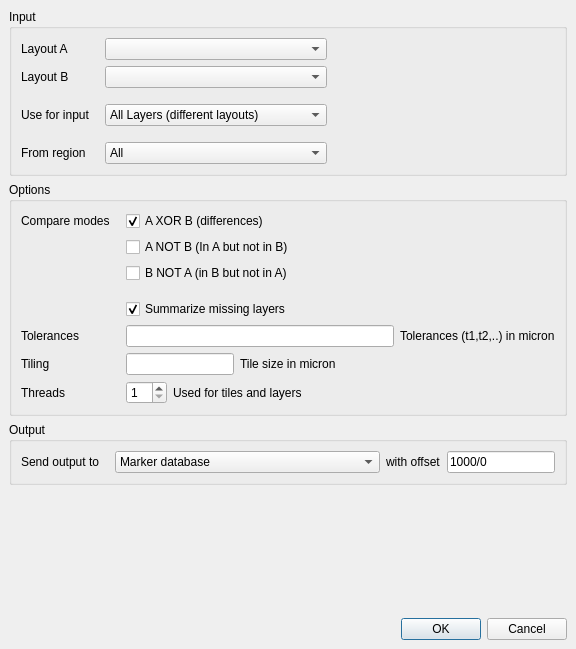
<ui version="4.0" >
 <class>XORToolDialog</class>
 <widget class="QDialog" name="XORToolDialog" >
  <property name="geometry" >
   <rect>
    <x>0</x>
    <y>0</y>
    <width>576</width>
    <height>649</height>
   </rect>
  </property>
  <property name="windowTitle" >
   <string>XOR Tool</string>
  </property>
  <layout class="QVBoxLayout" >
   <property name="margin" >
    <number>9</number>
   </property>
   <property name="spacing" >
    <number>6</number>
   </property>
   <item>
    <widget class="QGroupBox" name="groupBox" >
     <property name="title" >
      <string>Input</string>
     </property>
     <layout class="QGridLayout" >
      <property name="margin" >
       <number>9</number>
      </property>
      <property name="spacing" >
       <number>6</number>
      </property>
      <item row="5" column="0" >
       <widget class="QLabel" name="label_12" >
        <property name="text" >
         <string>From region</string>
        </property>
       </widget>
      </item>
      <item row="0" column="0" >
       <widget class="QLabel" name="label" >
        <property name="text" >
         <string>Layout A</string>
        </property>
       </widget>
      </item>
      <item row="3" column="0" >
       <widget class="QLabel" name="label_8" >
        <property name="text" >
         <string>Use for input   </string>
        </property>
       </widget>
      </item>
      <item row="1" column="0" >
       <widget class="QLabel" name="label_2" >
        <property name="text" >
         <string>Layout B</string>
        </property>
       </widget>
      </item>
      <item row="3" column="1" >
       <widget class="QComboBox" name="input_layers_cbx" >
        <property name="sizePolicy" >
         <sizepolicy>
          <hsizetype>5</hsizetype>
          <vsizetype>0</vsizetype>
          <horstretch>1</horstretch>
          <verstretch>0</verstretch>
         </sizepolicy>
        </property>
        <item>
         <property name="text" >
          <string>All Layers (different layouts)</string>
         </property>
        </item>
        <item>
         <property name="text" >
          <string>Visible layers (different layouts)</string>
         </property>
        </item>
       </widget>
      </item>
      <item row="2" column="1" >
       <spacer>
        <property name="orientation" >
         <enum>Qt::Vertical</enum>
        </property>
        <property name="sizeType" >
         <enum>QSizePolicy::Fixed</enum>
        </property>
        <property name="sizeHint" >
         <size>
          <width>0</width>
          <height>10</height>
         </size>
        </property>
       </spacer>
      </item>
      <item row="5" column="1" >
       <widget class="QComboBox" name="region_cbx" >
        <property name="sizePolicy" >
         <sizepolicy>
          <hsizetype>5</hsizetype>
          <vsizetype>0</vsizetype>
          <horstretch>0</horstretch>
          <verstretch>0</verstretch>
         </sizepolicy>
        </property>
        <item>
         <property name="text" >
          <string>All</string>
         </property>
        </item>
        <item>
         <property name="text" >
          <string>Visible region</string>
         </property>
        </item>
        <item>
         <property name="text" >
          <string>Clipped to ruler</string>
         </property>
        </item>
       </widget>
      </item>
      <item row="1" column="1" >
       <widget class="lay::CellViewSelectionComboBox" name="layoutb" >
        <property name="sizePolicy" >
         <sizepolicy>
          <hsizetype>5</hsizetype>
          <vsizetype>0</vsizetype>
          <horstretch>1</horstretch>
          <verstretch>0</verstretch>
         </sizepolicy>
        </property>
        <property name="sizeAdjustPolicy" >
         <enum>QComboBox::AdjustToContentsOnFirstShow</enum>
        </property>
       </widget>
      </item>
      <item row="0" column="1" >
       <widget class="lay::CellViewSelectionComboBox" name="layouta" >
        <property name="sizePolicy" >
         <sizepolicy>
          <hsizetype>5</hsizetype>
          <vsizetype>0</vsizetype>
          <horstretch>1</horstretch>
          <verstretch>0</verstretch>
         </sizepolicy>
        </property>
        <property name="sizeAdjustPolicy" >
         <enum>QComboBox::AdjustToContentsOnFirstShow</enum>
        </property>
       </widget>
      </item>
      <item row="4" column="1" >
       <spacer>
        <property name="orientation" >
         <enum>Qt::Vertical</enum>
        </property>
        <property name="sizeType" >
         <enum>QSizePolicy::Fixed</enum>
        </property>
        <property name="sizeHint" >
         <size>
          <width>0</width>
          <height>10</height>
         </size>
        </property>
       </spacer>
      </item>
      <item row="1" column="2" >
       <widget class="QLabel" name="label_13" >
        <property name="sizePolicy" >
         <sizepolicy>
          <hsizetype>7</hsizetype>
          <vsizetype>5</vsizetype>
          <horstretch>1</horstretch>
          <verstretch>0</verstretch>
         </sizepolicy>
        </property>
        <property name="text" >
         <string/>
        </property>
       </widget>
      </item>
     </layout>
    </widget>
   </item>
   <item>
    <widget class="QGroupBox" name="groupBox_2" >
     <property name="title" >
      <string>Options</string>
     </property>
     <layout class="QGridLayout" >
      <property name="margin" >
       <number>9</number>
      </property>
      <property name="spacing" >
       <number>6</number>
      </property>
      <item row="1" column="1" colspan="2" >
       <widget class="QCheckBox" name="anotb_cb" >
        <property name="sizePolicy" >
         <sizepolicy>
          <hsizetype>5</hsizetype>
          <vsizetype>0</vsizetype>
          <horstretch>0</horstretch>
          <verstretch>0</verstretch>
         </sizepolicy>
        </property>
        <property name="text" >
         <string>A NOT B (In A but not in B)</string>
        </property>
       </widget>
      </item>
      <item row="0" column="1" colspan="2" >
       <widget class="QCheckBox" name="axorb_cb" >
        <property name="sizePolicy" >
         <sizepolicy>
          <hsizetype>5</hsizetype>
          <vsizetype>0</vsizetype>
          <horstretch>0</horstretch>
          <verstretch>0</verstretch>
         </sizepolicy>
        </property>
        <property name="text" >
         <string>A XOR B (differences)</string>
        </property>
        <property name="checked" >
         <bool>true</bool>
        </property>
       </widget>
      </item>
      <item row="3" column="0" colspan="3" >
       <spacer>
        <property name="orientation" >
         <enum>Qt::Vertical</enum>
        </property>
        <property name="sizeType" >
         <enum>QSizePolicy::Fixed</enum>
        </property>
        <property name="sizeHint" >
         <size>
          <width>0</width>
          <height>10</height>
         </size>
        </property>
       </spacer>
      </item>
      <item row="4" column="1" colspan="2" >
       <widget class="QCheckBox" name="summarize_cb" >
        <property name="text" >
         <string>Summarize missing layers</string>
        </property>
        <property name="checked" >
         <bool>true</bool>
        </property>
       </widget>
      </item>
      <item row="5" column="0" >
       <widget class="QLabel" name="label_5" >
        <property name="text" >
         <string>Tolerances</string>
        </property>
       </widget>
      </item>
      <item row="0" column="0" >
       <widget class="QLabel" name="label_4" >
        <property name="text" >
         <string>Compare modes   </string>
        </property>
       </widget>
      </item>
      <item row="5" column="2" >
       <widget class="QLabel" name="label_6" >
        <property name="text" >
         <string>Tolerances (t1,t2,..) in micron</string>
        </property>
       </widget>
      </item>
      <item row="7" column="0" >
       <widget class="QLabel" name="label_10" >
        <property name="text" >
         <string>Threads</string>
        </property>
       </widget>
      </item>
      <item row="6" column="0" >
       <widget class="QLabel" name="label_7" >
        <property name="text" >
         <string>Tiling</string>
        </property>
       </widget>
      </item>
      <item row="6" column="1" colspan="2" >
       <widget class="QFrame" name="frame" >
        <property name="frameShape" >
         <enum>QFrame::NoFrame</enum>
        </property>
        <property name="frameShadow" >
         <enum>QFrame::Raised</enum>
        </property>
        <layout class="QHBoxLayout" >
         <property name="margin" >
          <number>0</number>
         </property>
         <property name="spacing" >
          <number>6</number>
         </property>
         <item>
          <widget class="QLineEdit" name="tiling" >
           <property name="sizePolicy" >
            <sizepolicy>
             <hsizetype>5</hsizetype>
             <vsizetype>0</vsizetype>
             <horstretch>0</horstretch>
             <verstretch>0</verstretch>
            </sizepolicy>
           </property>
          </widget>
         </item>
         <item>
          <widget class="QLabel" name="label_3" >
           <property name="sizePolicy" >
            <sizepolicy>
             <hsizetype>5</hsizetype>
             <vsizetype>5</vsizetype>
             <horstretch>1</horstretch>
             <verstretch>0</verstretch>
            </sizepolicy>
           </property>
           <property name="text" >
            <string>Tile size in micron</string>
           </property>
          </widget>
         </item>
        </layout>
       </widget>
      </item>
      <item row="7" column="1" colspan="2" >
       <widget class="QFrame" name="frame_2" >
        <property name="frameShape" >
         <enum>QFrame::NoFrame</enum>
        </property>
        <property name="frameShadow" >
         <enum>QFrame::Raised</enum>
        </property>
        <layout class="QHBoxLayout" >
         <property name="margin" >
          <number>0</number>
         </property>
         <property name="spacing" >
          <number>6</number>
         </property>
         <item>
          <widget class="QSpinBox" name="threads" >
           <property name="minimum" >
            <number>1</number>
           </property>
          </widget>
         </item>
         <item>
          <widget class="QLabel" name="label_11" >
           <property name="sizePolicy" >
            <sizepolicy>
             <hsizetype>5</hsizetype>
             <vsizetype>5</vsizetype>
             <horstretch>1</horstretch>
             <verstretch>0</verstretch>
            </sizepolicy>
           </property>
           <property name="text" >
            <string>Used for tiles and layers</string>
           </property>
          </widget>
         </item>
        </layout>
       </widget>
      </item>
      <item row="2" column="1" colspan="2" >
       <widget class="QCheckBox" name="bnota_cb" >
        <property name="sizePolicy" >
         <sizepolicy>
          <hsizetype>5</hsizetype>
          <vsizetype>0</vsizetype>
          <horstretch>0</horstretch>
          <verstretch>0</verstretch>
         </sizepolicy>
        </property>
        <property name="text" >
         <string>B NOT A (in B but not in A)</string>
        </property>
       </widget>
      </item>
      <item row="5" column="1" >
       <widget class="QLineEdit" name="tolerances" >
        <property name="sizePolicy" >
         <sizepolicy>
          <hsizetype>5</hsizetype>
          <vsizetype>0</vsizetype>
          <horstretch>1</horstretch>
          <verstretch>0</verstretch>
         </sizepolicy>
        </property>
       </widget>
      </item>
     </layout>
    </widget>
   </item>
   <item>
    <widget class="QGroupBox" name="groupBox_4" >
     <property name="title" >
      <string>Output</string>
     </property>
     <layout class="QHBoxLayout" >
      <property name="margin" >
       <number>9</number>
      </property>
      <property name="spacing" >
       <number>6</number>
      </property>
      <item>
       <widget class="QLabel" name="label_9" >
        <property name="text" >
         <string>Send output to   </string>
        </property>
       </widget>
      </item>
      <item>
       <widget class="QComboBox" name="output_cbx" >
        <property name="sizePolicy" >
         <sizepolicy>
          <hsizetype>7</hsizetype>
          <vsizetype>0</vsizetype>
          <horstretch>0</horstretch>
          <verstretch>0</verstretch>
         </sizepolicy>
        </property>
        <item>
         <property name="text" >
          <string>Marker database</string>
         </property>
        </item>
        <item>
         <property name="text" >
          <string>Other layout</string>
         </property>
        </item>
        <item>
         <property name="text" >
          <string>New layers in layout A ...</string>
         </property>
        </item>
        <item>
         <property name="text" >
          <string>New layers in layout B ...</string>
         </property>
        </item>
       </widget>
      </item>
      <item>
       <widget class="QLabel" name="layer_offset_lbl" >
        <property name="text" >
         <string>with offset</string>
        </property>
       </widget>
      </item>
      <item>
       <widget class="QLineEdit" name="layer_offset_le" >
        <property name="sizePolicy" >
         <sizepolicy>
          <hsizetype>5</hsizetype>
          <vsizetype>0</vsizetype>
          <horstretch>0</horstretch>
          <verstretch>0</verstretch>
         </sizepolicy>
        </property>
        <property name="text" >
         <string>1000/0</string>
        </property>
       </widget>
      </item>
     </layout>
    </widget>
   </item>
   <item>
    <spacer>
     <property name="orientation" >
      <enum>Qt::Vertical</enum>
     </property>
     <property name="sizeHint" >
      <size>
       <width>0</width>
       <height>16</height>
      </size>
     </property>
    </spacer>
   </item>
   <item>
    <widget class="QDialogButtonBox" name="buttonBox" >
     <property name="orientation" >
      <enum>Qt::Horizontal</enum>
     </property>
     <property name="standardButtons" >
      <set>QDialogButtonBox::Cancel|QDialogButtonBox::NoButton|QDialogButtonBox::Ok</set>
     </property>
    </widget>
   </item>
  </layout>
 </widget>
 <customwidgets>
  <customwidget>
   <class>lay::CellViewSelectionComboBox</class>
   <extends>QComboBox</extends>
   <header>layWidgets.h</header>
  </customwidget>
 </customwidgets>
 <tabstops>
  <tabstop>layouta</tabstop>
  <tabstop>layoutb</tabstop>
  <tabstop>input_layers_cbx</tabstop>
  <tabstop>region_cbx</tabstop>
  <tabstop>axorb_cb</tabstop>
  <tabstop>anotb_cb</tabstop>
  <tabstop>bnota_cb</tabstop>
  <tabstop>summarize_cb</tabstop>
  <tabstop>tolerances</tabstop>
  <tabstop>tiling</tabstop>
  <tabstop>threads</tabstop>
  <tabstop>output_cbx</tabstop>
  <tabstop>layer_offset_le</tabstop>
  <tabstop>buttonBox</tabstop>
 </tabstops>
 <resources/>
 <connections>
  <connection>
   <sender>buttonBox</sender>
   <signal>accepted()</signal>
   <receiver>XORToolDialog</receiver>
   <slot>accept()</slot>
   <hints>
    <hint type="sourcelabel" >
     <x>248</x>
     <y>254</y>
    </hint>
    <hint type="destinationlabel" >
     <x>157</x>
     <y>274</y>
    </hint>
   </hints>
  </connection>
  <connection>
   <sender>buttonBox</sender>
   <signal>rejected()</signal>
   <receiver>XORToolDialog</receiver>
   <slot>reject()</slot>
   <hints>
    <hint type="sourcelabel" >
     <x>316</x>
     <y>260</y>
    </hint>
    <hint type="destinationlabel" >
     <x>286</x>
     <y>274</y>
    </hint>
   </hints>
  </connection>
 </connections>
</ui>
